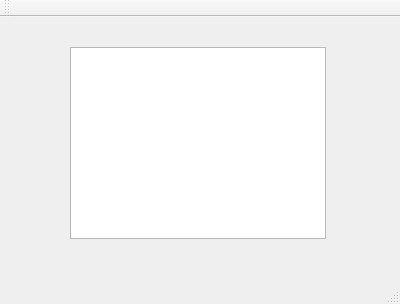
<?xml version="1.0" encoding="UTF-8"?>
<ui version="4.0">
 <class>MainWindow</class>
 <widget class="QMainWindow" name="MainWindow">
  <property name="geometry">
   <rect>
    <x>0</x>
    <y>0</y>
    <width>400</width>
    <height>304</height>
   </rect>
  </property>
  <property name="windowTitle">
   <string>MainWindow</string>
  </property>
  <widget class="QWidget" name="centralWidget">
   <widget class="QTextBrowser" name="textBrowser">
    <property name="geometry">
     <rect>
      <x>70</x>
      <y>30</y>
      <width>256</width>
      <height>192</height>
     </rect>
    </property>
   </widget>
  </widget>
  <widget class="QMenuBar" name="menuBar">
   <property name="geometry">
    <rect>
     <x>0</x>
     <y>0</y>
     <width>400</width>
     <height>23</height>
    </rect>
   </property>
  </widget>
  <widget class="QToolBar" name="mainToolBar">
   <attribute name="toolBarArea">
    <enum>TopToolBarArea</enum>
   </attribute>
   <attribute name="toolBarBreak">
    <bool>false</bool>
   </attribute>
  </widget>
  <widget class="QStatusBar" name="statusBar"/>
 </widget>
 <layoutdefault spacing="6" margin="11"/>
 <resources/>
 <connections/>
</ui>
